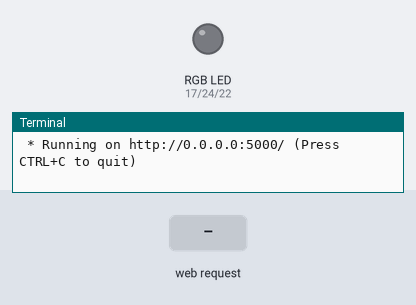
A program run on a simulated Raspberry Pi (BCM pin numbers). On the bench: an RGB LED mixed from three pins (HIGH = lit), the last lines printed to the terminal. The inputs (shaded band) are chosen by the test bench. Threads take turns every 2 ms; the clock reads 2024-03-15 10:24:30 at power-on unless the program sets it.

Above: at 1.2 s.
1.3 s: HTTP request for / received
At 2.4 s:
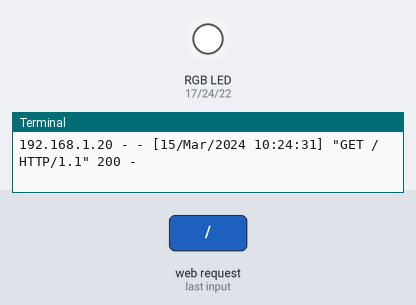
2.8 s: HTTP request for / received with the fields Colour=Red
At 4.0 s:
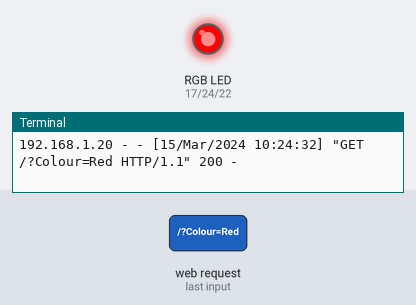
4.3 s: HTTP request for / received with the fields Colour=White
At 5.2 s:
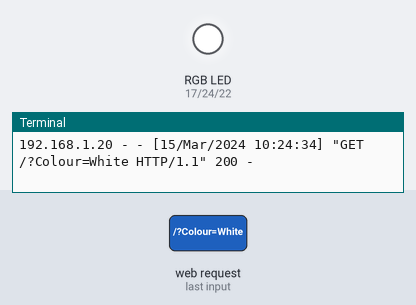
5.8 s: HTTP request for / received with the fields Colour=Green
At 6.3 s:
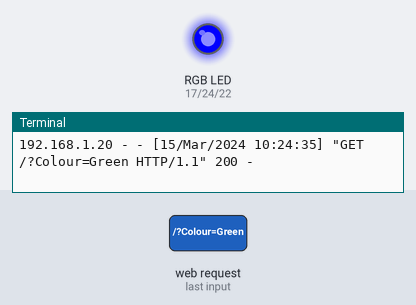
7.3 s: HTTP request for /Effect received
At 9.1 s:
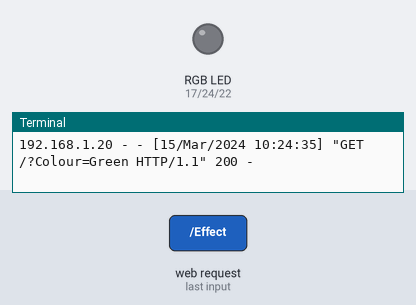
Timing chart, 0 to 11.3 s (numbered marks = the images above; inputs shaded):
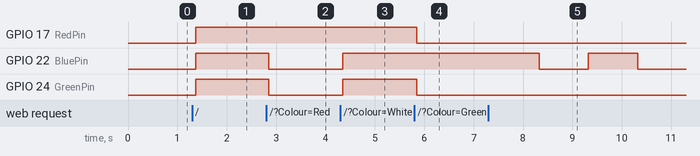

The program:

main.py
```python
from flask import Flask, render_template, request
import pigpio
from thread import start_new_thread
import time

app = Flask(__name__)

CurrentColour = "White"

RedColourCode = 0
BlueColourCode = 0
GreenColourCode = 0
RedBeforeEffect = 0
BlueBeforeEffect = 0
GreenBeforeEffect = 0
RedPin = 17
BluePin = 22
GreenPin = 24
CanChangeColour = True
pi = pigpio.pi()

@app.route('/', methods=['GET'])
def Main():
		global CurrentColour
		if request.args.get('Colour') and CanChangeColour:
			CurrentColour=request.args.get('Colour')
		if CurrentColour == "White":
			FadeTORGB(255,255,255)
		elif CurrentColour == "Red":
			FadeTORGB(255,0,0)
		elif CurrentColour == "Green":
			FadeTORGB(0,255,0)
		elif CurrentColour == "DarkBlue":
			FadeTORGB(0,0,255)
		elif CurrentColour == "LightBlue":
			FadeTORGB(0,255,255)
		elif CurrentColour == "Orange":
			FadeTORGB(255,15,0)
		elif CurrentColour == "Pink":
			FadeTORGB(255,0,192)
		elif CurrentColour == "Yellow":
			FadeTORGB(255,157,0)
		elif CurrentColour == "Purple":
			FadeTORGB(123,0,255)
		elif CurrentColour == "Black":
			FadeTORGB(0,0,0)
		return render_template('index.html')

@app.route('/Effect', methods=['GET'])
def Effect():
	x = 0
	global RedColourCode
	global BlueColourCode
	global GreenColourCode
	global RedBeforeEffect
	global BlueBeforeEffect
	global GreenBeforeEffect
	if request.args.get('Call'):
		RedBeforeEffect = RedColourCode
		BlueBeforeEffect = BlueColourCode
		GreenBeforeEffect = GreenColourCode
		FadeTORGB(0,0,0)
	        time.sleep(5)
		CanChangeColour = True
       	while x <= 5:
		FadeTORGB(0,255,0)
		x +=1
		time.sleep(1)
		FadeTORGB(0,0,0)
		time.sleep(1)
	CanChangeColour = True
	time.sleep(2)
	FadeTORGB(RedBeforeEffect,BlueBeforeEffect,GreenBeforeEffect)
	return ""

def FadeTORGB(RedNum,BlueNum,GreenNum):
    start_new_thread(FadeUpRed,(RedNum,))
    start_new_thread(FadeUpBlue,(BlueNum,))
    start_new_thread(FadeUpGreen,(GreenNum,))

def FadeUpRed(REDUpNum):
    global RedColourCode
    if RedColourCode < REDUpNum:
        while RedColourCode < REDUpNum:
            RedColourCode +=1
            pi.set_PWM_dutycycle(RedPin, RedColourCode)
    elif RedColourCode > REDUpNum:
        while RedColourCode > REDUpNum:
            RedColourCode -=1
            pi.set_PWM_dutycycle(RedPin, RedColourCode)


def FadeUpBlue(BlueUpNum):
    global BlueColourCode
    if BlueColourCode < BlueUpNum:
        while BlueColourCode < BlueUpNum:
            BlueColourCode +=1
            pi.set_PWM_dutycycle(BluePin, BlueColourCode)
    elif BlueColourCode > BlueUpNum:
        while BlueColourCode > BlueUpNum:
            BlueColourCode -=1
            pi.set_PWM_dutycycle(BluePin, BlueColourCode)

def FadeUpGreen(GreenUpNum):
    global GreenColourCode
    if GreenColourCode < GreenUpNum:
        while GreenColourCode < GreenUpNum:
            GreenColourCode +=1
            pi.set_PWM_dutycycle(GreenPin, GreenColourCode)
    elif GreenColourCode > GreenUpNum:
        while GreenColourCode > GreenUpNum:
            GreenColourCode -=1
            pi.set_PWM_dutycycle(GreenPin, GreenColourCode)


if __name__ == "__main__":
    app.run(host="0.0.0.0")
```

Measured:
- after the input at 1.3 s, GPIO 17 (RedPin), GPIO 22 (BluePin), GPIO 24 (GreenPin): LOW → HIGH after 0.07 s
- after the input at 2.8 s, GPIO 22 (BluePin), GPIO 24 (GreenPin): HIGH → LOW after 0.05 s
- after the input at 4.3 s, GPIO 22 (BluePin), GPIO 24 (GreenPin): LOW → HIGH after 0.05 s
- after the input at 5.8 s, GPIO 17 (RedPin), GPIO 24 (GreenPin): HIGH → LOW after 0.05 s
- after the input at 7.3 s, GPIO 22 (BluePin): HIGH → LOW after 1.0 s, → HIGH 1.0 s later, → LOW 1.0 s later
